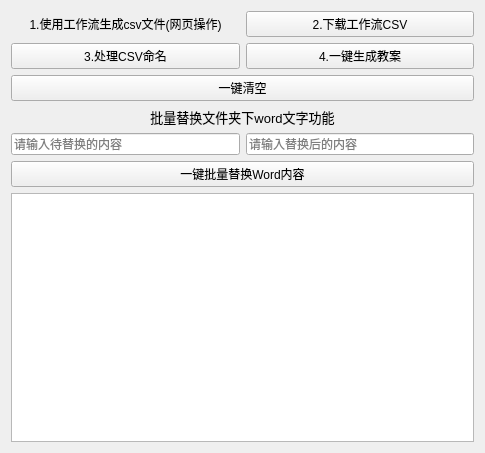
<?xml version="1.0" encoding="UTF-8"?>
<ui version="4.0">
 <class>Form</class>
 <widget class="QWidget" name="Form">
  <property name="geometry">
   <rect>
    <x>0</x>
    <y>0</y>
    <width>485</width>
    <height>453</height>
   </rect>
  </property>
  <property name="windowTitle">
   <string>轻纺职业学院教案生成器 QQ1717823</string>
  </property>
  <property name="windowIcon">
   <iconset theme="QIcon::ThemeIcon::EditCopy"/>
  </property>
  <layout class="QVBoxLayout" name="verticalLayout_3">
   <item>
    <layout class="QVBoxLayout" name="verticalLayout">
     <item>
      <layout class="QGridLayout" name="gridLayout">
       <item row="0" column="1">
        <widget class="QPushButton" name="download_btn">
         <property name="text">
          <string>2.下载工作流CSV</string>
         </property>
        </widget>
       </item>
       <item row="0" column="0">
        <widget class="QLabel" name="label_3">
         <property name="text">
          <string>1.使用工作流生成csv文件(网页操作)</string>
         </property>
         <property name="alignment">
          <set>Qt::AlignmentFlag::AlignCenter</set>
         </property>
        </widget>
       </item>
       <item row="1" column="0">
        <widget class="QPushButton" name="csvprocess_btn">
         <property name="text">
          <string>3.处理CSV命名</string>
         </property>
        </widget>
       </item>
       <item row="1" column="1">
        <widget class="QPushButton" name="makeword_btn">
         <property name="text">
          <string>4.一键生成教案</string>
         </property>
        </widget>
       </item>
      </layout>
     </item>
     <item>
      <widget class="QPushButton" name="clean_btn">
       <property name="text">
        <string>一键清空</string>
       </property>
      </widget>
     </item>
     <item>
      <layout class="QVBoxLayout" name="verticalLayout_2">
       <item>
        <widget class="QLabel" name="label">
         <property name="font">
          <font>
           <pointsize>10</pointsize>
          </font>
         </property>
         <property name="text">
          <string>批量替换文件夹下word文字功能</string>
         </property>
         <property name="alignment">
          <set>Qt::AlignmentFlag::AlignCenter</set>
         </property>
        </widget>
       </item>
       <item>
        <layout class="QHBoxLayout" name="horizontalLayout">
         <item>
          <widget class="QLineEdit" name="lineEdit_2">
           <property name="toolTip">
            <string/>
           </property>
           <property name="inputMask">
            <string/>
           </property>
           <property name="text">
            <string/>
           </property>
           <property name="placeholderText">
            <string>请输入待替换的内容</string>
           </property>
          </widget>
         </item>
         <item>
          <widget class="QLineEdit" name="lineEdit">
           <property name="placeholderText">
            <string>请输入替换后的内容</string>
           </property>
          </widget>
         </item>
        </layout>
       </item>
       <item>
        <widget class="QPushButton" name="batch_replace_btn">
         <property name="text">
          <string>一键批量替换Word内容</string>
         </property>
        </widget>
       </item>
      </layout>
     </item>
     <item>
      <widget class="QTextEdit" name="log_text_edit"/>
     </item>
    </layout>
   </item>
  </layout>
 </widget>
 <resources/>
 <connections/>
</ui>
